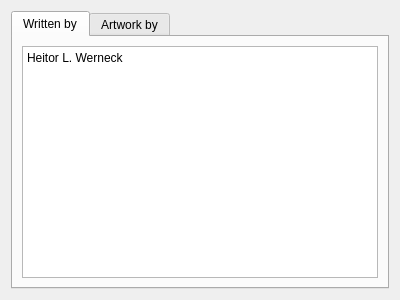
<?xml version="1.0" encoding="UTF-8"?>
<ui version="4.0">
 <class>credits_window</class>
 <widget class="QDialog" name="credits_window">
  <property name="geometry">
   <rect>
    <x>0</x>
    <y>0</y>
    <width>400</width>
    <height>300</height>
   </rect>
  </property>
  <property name="windowTitle">
   <string>Dialog</string>
  </property>
  <property name="windowIcon">
   <iconset resource="resources.qrc">
    <normaloff>:/images/images/audooklogo.png</normaloff>:/images/images/audooklogo.png</iconset>
  </property>
  <layout class="QHBoxLayout" name="horizontalLayout">
   <item>
    <widget class="QTabWidget" name="tabWidget">
     <property name="currentIndex">
      <number>0</number>
     </property>
     <widget class="QWidget" name="tab_1">
      <attribute name="title">
       <string>Written by</string>
      </attribute>
      <layout class="QHBoxLayout" name="horizontalLayout_2">
       <item>
        <widget class="QPlainTextEdit" name="plainTextEdit">
         <property name="enabled">
          <bool>true</bool>
         </property>
         <property name="readOnly">
          <bool>true</bool>
         </property>
         <property name="plainText">
          <string>Heitor L. Werneck</string>
         </property>
        </widget>
       </item>
      </layout>
     </widget>
     <widget class="QWidget" name="tab_2">
      <attribute name="title">
       <string>Artwork by</string>
      </attribute>
      <layout class="QHBoxLayout" name="horizontalLayout_3">
       <item>
        <widget class="QPlainTextEdit" name="plainTextEdit_2">
         <property name="readOnly">
          <bool>true</bool>
         </property>
         <property name="plainText">
          <string>Heitor L. Werneck</string>
         </property>
        </widget>
       </item>
      </layout>
     </widget>
    </widget>
   </item>
  </layout>
 </widget>
 <resources>
  <include location="resources.qrc"/>
 </resources>
 <connections/>
</ui>
